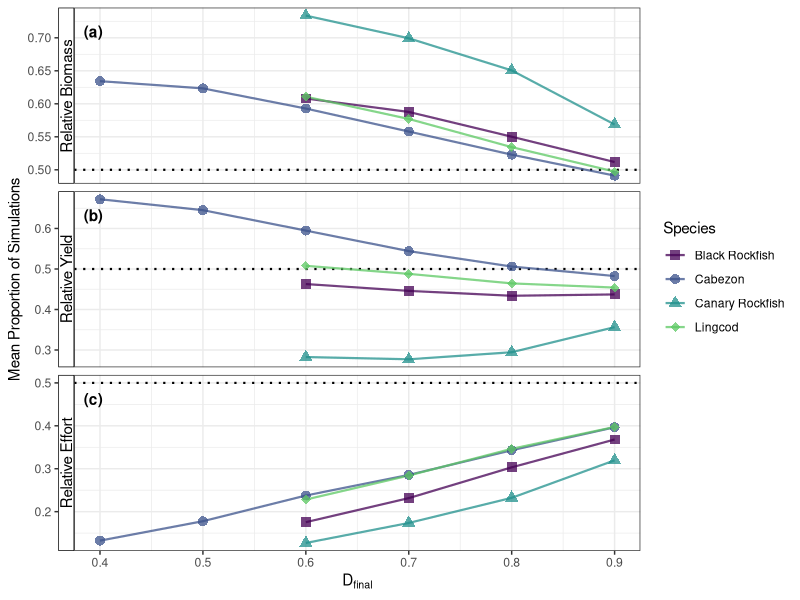

Write R code to recreate this figure.
# proportion analysis

# set working directory
setwd("~/Projects/MS-thesis/code")

# load libraries
library(dplyr)
library(ggplot2)
library(viridis)
library(egg)

# load data
data <- read.csv("proportion_transient_greater.csv", header = TRUE)

# calculate means by grouping species by FDR value
basic_FDR_year <- data %>%
  group_by(Metric, Species, FDR) %>%
  dplyr::summarize(Mean = mean(Value, na.rm=TRUE))

basic_FDR_year

# metrics
metrics <- c('Biomass', 'Yield', 'Effort')
metric_names <- c('Relative Biomass', 'Relative Yield', 'Relative Effort')
basic_FDR_year$Metric <- factor(basic_FDR_year$Metric,levels = metrics, 
                                labels = metric_names)

# colors
n <- length(unique(basic_FDR_year$Species))
og_colors <- viridis(n + 1)
colors <- og_colors[1:n]

# figure width and height
png_width <- 6
# png_height <- 5

# make plot
fig1 <- ggplot(data = basic_FDR_year, 
               aes(x = FDR, y = Mean, color = Species, shape = Species)) +
  geom_hline(yintercept = 0.5, linetype = 'dotted', size = 0.75) +
  geom_line(size = 0.75, alpha = 0.75) +
  geom_point(size = 3, alpha = 0.75) +
  scale_color_manual(values = colors) +
  scale_shape_manual(values = c(15, 16, 17, 18)) + 
  facet_grid(rows = vars(Metric), scales = 'free', switch = 'y') +
  ylab('Mean Proportion of Simulations') +
  xlab(expression('D'[final])) +
  theme_bw()

fig2 <- tag_facet(fig1, vjust = 2.5) +
  theme(strip.text = element_text(), strip.background = element_rect())

ggsave(fig2, file = 'proportions_transient_greater.png', 
       path = 'C:/Users/Vic/Box/Quennessen_Thesis/MS Thesis/publication manuscript/viridis figures',
       width = 5, heigh = 6)
